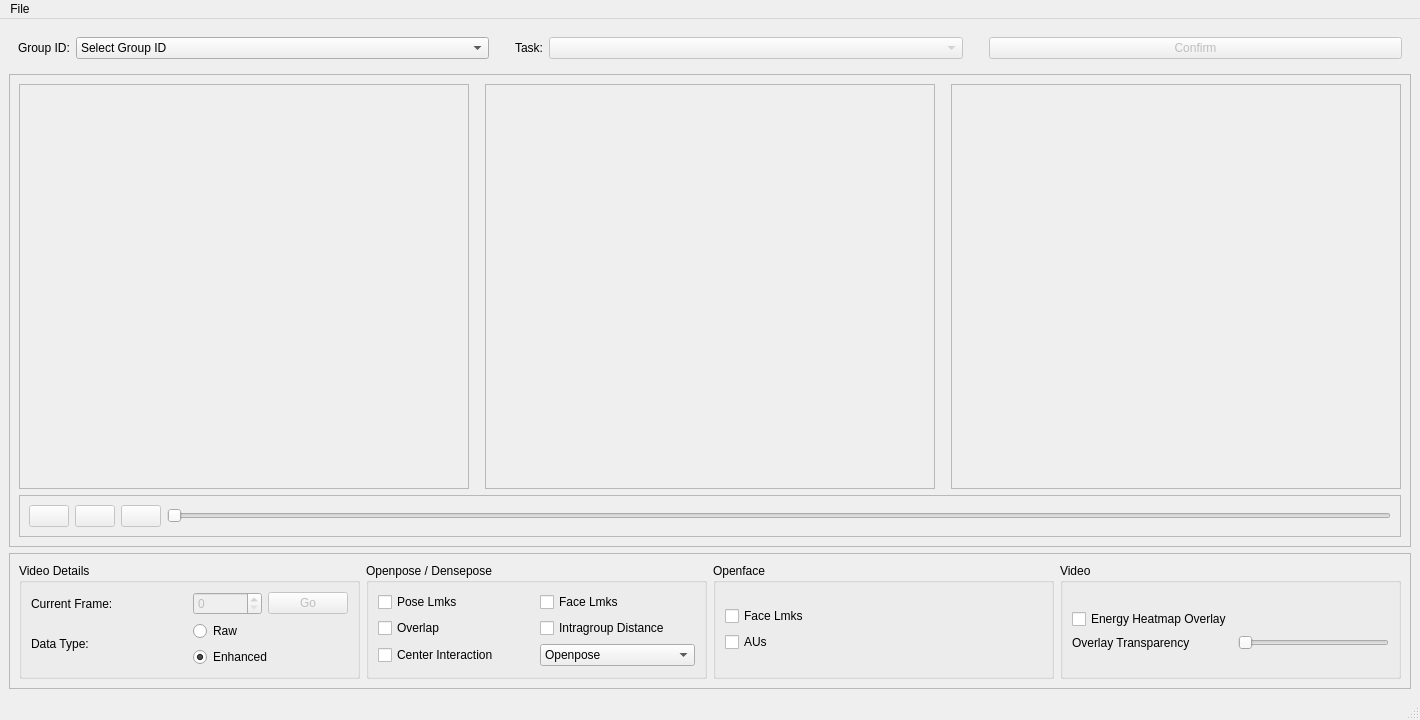
<?xml version="1.0" encoding="UTF-8"?>
<ui version="4.0">
 <class>Visualizer</class>
 <widget class="QMainWindow" name="Visualizer">
  <property name="geometry">
   <rect>
    <x>0</x>
    <y>0</y>
    <width>1420</width>
    <height>720</height>
   </rect>
  </property>
  <property name="windowTitle">
   <string>Visualizer</string>
  </property>
  <widget class="QWidget" name="centralwidget">
   <layout class="QVBoxLayout" name="verticalLayout_2">
    <item>
     <widget class="QFrame" name="fr1_group_select">
      <property name="sizePolicy">
       <sizepolicy hsizetype="Expanding" vsizetype="Maximum">
        <horstretch>0</horstretch>
        <verstretch>0</verstretch>
       </sizepolicy>
      </property>
      <property name="windowTitle">
       <string>Frame</string>
      </property>
      <layout class="QVBoxLayout" name="verticalLayout">
       <item>
        <layout class="QHBoxLayout" name="horizontalLayout">
         <item>
          <layout class="QGridLayout" name="gridLayout" columnstretch="0,0,0,0,0,0,0">
           <property name="sizeConstraint">
            <enum>QLayout::SetDefaultConstraint</enum>
           </property>
           <item row="0" column="6">
            <widget class="QPushButton" name="btn_confirm">
             <property name="enabled">
              <bool>false</bool>
             </property>
             <property name="text">
              <string>Confirm</string>
             </property>
            </widget>
           </item>
           <item row="0" column="0">
            <widget class="QLabel" name="lbl_groupId">
             <property name="sizePolicy">
              <sizepolicy hsizetype="Fixed" vsizetype="Preferred">
               <horstretch>0</horstretch>
               <verstretch>0</verstretch>
              </sizepolicy>
             </property>
             <property name="text">
              <string>Group ID:</string>
             </property>
            </widget>
           </item>
           <item row="0" column="4">
            <widget class="QComboBox" name="cb_task">
             <property name="enabled">
              <bool>false</bool>
             </property>
            </widget>
           </item>
           <item row="0" column="2">
            <spacer name="horizontalSpacer">
             <property name="orientation">
              <enum>Qt::Horizontal</enum>
             </property>
             <property name="sizeType">
              <enum>QSizePolicy::Fixed</enum>
             </property>
             <property name="sizeHint" stdset="0">
              <size>
               <width>20</width>
               <height>20</height>
              </size>
             </property>
            </spacer>
           </item>
           <item row="0" column="1">
            <widget class="QComboBox" name="cb_groupId">
             <item>
              <property name="text">
               <string>Select Group ID</string>
              </property>
             </item>
            </widget>
           </item>
           <item row="0" column="3">
            <widget class="QLabel" name="lbl_task">
             <property name="sizePolicy">
              <sizepolicy hsizetype="Fixed" vsizetype="Preferred">
               <horstretch>0</horstretch>
               <verstretch>0</verstretch>
              </sizepolicy>
             </property>
             <property name="text">
              <string>Task:</string>
             </property>
            </widget>
           </item>
           <item row="0" column="5">
            <spacer name="horizontalSpacer_2">
             <property name="orientation">
              <enum>Qt::Horizontal</enum>
             </property>
             <property name="sizeType">
              <enum>QSizePolicy::Fixed</enum>
             </property>
             <property name="sizeHint" stdset="0">
              <size>
               <width>20</width>
               <height>20</height>
              </size>
             </property>
            </spacer>
           </item>
          </layout>
         </item>
        </layout>
       </item>
      </layout>
     </widget>
    </item>
    <item>
     <widget class="QFrame" name="fr2_video_player">
      <property name="frameShape">
       <enum>QFrame::StyledPanel</enum>
      </property>
      <property name="frameShadow">
       <enum>QFrame::Raised</enum>
      </property>
      <layout class="QVBoxLayout" name="verticalLayout_3">
       <item>
        <layout class="QHBoxLayout" name="horizontalLayout_3">
         <item>
          <widget class="QLabel" name="video_1">
           <property name="sizePolicy">
            <sizepolicy hsizetype="Minimum" vsizetype="Minimum">
             <horstretch>0</horstretch>
             <verstretch>0</verstretch>
            </sizepolicy>
           </property>
           <property name="frameShape">
            <enum>QFrame::StyledPanel</enum>
           </property>
           <property name="frameShadow">
            <enum>QFrame::Raised</enum>
           </property>
           <property name="text">
            <string/>
           </property>
          </widget>
         </item>
         <item>
          <spacer name="horizontalSpacer_7">
           <property name="orientation">
            <enum>Qt::Horizontal</enum>
           </property>
           <property name="sizeType">
            <enum>QSizePolicy::Fixed</enum>
           </property>
           <property name="sizeHint" stdset="0">
            <size>
             <width>10</width>
             <height>20</height>
            </size>
           </property>
          </spacer>
         </item>
         <item>
          <widget class="QLabel" name="video_2">
           <property name="sizePolicy">
            <sizepolicy hsizetype="Minimum" vsizetype="Minimum">
             <horstretch>0</horstretch>
             <verstretch>0</verstretch>
            </sizepolicy>
           </property>
           <property name="frameShape">
            <enum>QFrame::StyledPanel</enum>
           </property>
           <property name="frameShadow">
            <enum>QFrame::Raised</enum>
           </property>
           <property name="text">
            <string/>
           </property>
          </widget>
         </item>
         <item>
          <spacer name="horizontalSpacer_8">
           <property name="orientation">
            <enum>Qt::Horizontal</enum>
           </property>
           <property name="sizeType">
            <enum>QSizePolicy::Fixed</enum>
           </property>
           <property name="sizeHint" stdset="0">
            <size>
             <width>10</width>
             <height>20</height>
            </size>
           </property>
          </spacer>
         </item>
         <item>
          <widget class="QLabel" name="video_3">
           <property name="sizePolicy">
            <sizepolicy hsizetype="Minimum" vsizetype="Minimum">
             <horstretch>0</horstretch>
             <verstretch>0</verstretch>
            </sizepolicy>
           </property>
           <property name="frameShape">
            <enum>QFrame::StyledPanel</enum>
           </property>
           <property name="frameShadow">
            <enum>QFrame::Raised</enum>
           </property>
           <property name="text">
            <string/>
           </property>
          </widget>
         </item>
        </layout>
       </item>
       <item>
        <widget class="QFrame" name="fr4_controls">
         <property name="sizePolicy">
          <sizepolicy hsizetype="Preferred" vsizetype="Maximum">
           <horstretch>0</horstretch>
           <verstretch>0</verstretch>
          </sizepolicy>
         </property>
         <property name="frameShape">
          <enum>QFrame::StyledPanel</enum>
         </property>
         <property name="frameShadow">
          <enum>QFrame::Raised</enum>
         </property>
         <layout class="QVBoxLayout" name="verticalLayout_5">
          <item>
           <layout class="QHBoxLayout" name="horizontalLayout_4">
            <item>
             <widget class="QPushButton" name="btn_back">
              <property name="enabled">
               <bool>false</bool>
              </property>
              <property name="text">
               <string/>
              </property>
             </widget>
            </item>
            <item>
             <widget class="QPushButton" name="btn_play">
              <property name="enabled">
               <bool>false</bool>
              </property>
              <property name="text">
               <string/>
              </property>
             </widget>
            </item>
            <item>
             <widget class="QPushButton" name="btn_skip">
              <property name="enabled">
               <bool>false</bool>
              </property>
              <property name="text">
               <string/>
              </property>
             </widget>
            </item>
            <item>
             <widget class="QSlider" name="time_slider">
              <property name="enabled">
               <bool>false</bool>
              </property>
              <property name="orientation">
               <enum>Qt::Horizontal</enum>
              </property>
             </widget>
            </item>
           </layout>
          </item>
         </layout>
        </widget>
       </item>
      </layout>
     </widget>
    </item>
    <item>
     <widget class="QFrame" name="fr3_overlays">
      <property name="sizePolicy">
       <sizepolicy hsizetype="Preferred" vsizetype="Maximum">
        <horstretch>0</horstretch>
        <verstretch>0</verstretch>
       </sizepolicy>
      </property>
      <property name="frameShape">
       <enum>QFrame::StyledPanel</enum>
      </property>
      <property name="frameShadow">
       <enum>QFrame::Raised</enum>
      </property>
      <layout class="QVBoxLayout" name="verticalLayout_4">
       <item>
        <layout class="QHBoxLayout" name="horizontalLayout_5">
         <item>
          <widget class="QGroupBox" name="groupBox">
           <property name="sizePolicy">
            <sizepolicy hsizetype="Preferred" vsizetype="Preferred">
             <horstretch>0</horstretch>
             <verstretch>0</verstretch>
            </sizepolicy>
           </property>
           <property name="title">
            <string>Video Details</string>
           </property>
           <layout class="QVBoxLayout" name="verticalLayout_9">
            <item>
             <layout class="QGridLayout" name="gridLayout_5">
              <item row="0" column="0">
               <widget class="QLabel" name="label">
                <property name="text">
                 <string>Current Frame:</string>
                </property>
               </widget>
              </item>
              <item row="1" column="1">
               <layout class="QVBoxLayout" name="verticalLayout_10">
                <item>
                 <widget class="QRadioButton" name="radbtn_raw">
                  <property name="enabled">
                   <bool>true</bool>
                  </property>
                  <property name="text">
                   <string>Raw</string>
                  </property>
                 </widget>
                </item>
                <item>
                 <widget class="QRadioButton" name="radbtn_enh">
                  <property name="enabled">
                   <bool>true</bool>
                  </property>
                  <property name="text">
                   <string>Enhanced</string>
                  </property>
                  <property name="checked">
                   <bool>true</bool>
                  </property>
                 </widget>
                </item>
               </layout>
              </item>
              <item row="1" column="0">
               <widget class="QLabel" name="label_2">
                <property name="text">
                 <string>Data Type:</string>
                </property>
               </widget>
              </item>
              <item row="0" column="1">
               <layout class="QHBoxLayout" name="horizontalLayout_2">
                <item>
                 <widget class="QSpinBox" name="spn_frame_idx">
                  <property name="enabled">
                   <bool>false</bool>
                  </property>
                  <property name="maximum">
                   <number>99999</number>
                  </property>
                 </widget>
                </item>
                <item>
                 <widget class="QPushButton" name="btn_frame_go">
                  <property name="enabled">
                   <bool>false</bool>
                  </property>
                  <property name="sizePolicy">
                   <sizepolicy hsizetype="Minimum" vsizetype="Fixed">
                    <horstretch>0</horstretch>
                    <verstretch>0</verstretch>
                   </sizepolicy>
                  </property>
                  <property name="text">
                   <string>Go</string>
                  </property>
                 </widget>
                </item>
               </layout>
              </item>
             </layout>
            </item>
           </layout>
          </widget>
         </item>
         <item>
          <widget class="QGroupBox" name="fr1_openpose">
           <property name="sizePolicy">
            <sizepolicy hsizetype="Preferred" vsizetype="Preferred">
             <horstretch>0</horstretch>
             <verstretch>0</verstretch>
            </sizepolicy>
           </property>
           <property name="title">
            <string>Openpose / Densepose</string>
           </property>
           <layout class="QVBoxLayout" name="verticalLayout_6">
            <item>
             <layout class="QGridLayout" name="gridLayout_2">
              <item row="0" column="0">
               <widget class="QCheckBox" name="chb_op_pose">
                <property name="sizePolicy">
                 <sizepolicy hsizetype="Minimum" vsizetype="Maximum">
                  <horstretch>0</horstretch>
                  <verstretch>0</verstretch>
                 </sizepolicy>
                </property>
                <property name="text">
                 <string>Pose Lmks</string>
                </property>
               </widget>
              </item>
              <item row="2" column="0">
               <widget class="QCheckBox" name="chb_op_overlap">
                <property name="sizePolicy">
                 <sizepolicy hsizetype="Minimum" vsizetype="Maximum">
                  <horstretch>0</horstretch>
                  <verstretch>0</verstretch>
                 </sizepolicy>
                </property>
                <property name="text">
                 <string>Overlap</string>
                </property>
               </widget>
              </item>
              <item row="2" column="1">
               <widget class="QCheckBox" name="chb_op_ig_dist">
                <property name="text">
                 <string>Intragroup Distance</string>
                </property>
               </widget>
              </item>
              <item row="3" column="0">
               <widget class="QCheckBox" name="chb_op_cntr_int">
                <property name="text">
                 <string>Center Interaction</string>
                </property>
               </widget>
              </item>
              <item row="0" column="1">
               <widget class="QCheckBox" name="chb_op_face">
                <property name="text">
                 <string>Face Lmks</string>
                </property>
               </widget>
              </item>
              <item row="3" column="1">
               <widget class="QComboBox" name="cb_framework">
                <item>
                 <property name="text">
                  <string>Openpose</string>
                 </property>
                </item>
                <item>
                 <property name="text">
                  <string>Densepose</string>
                 </property>
                </item>
               </widget>
              </item>
             </layout>
            </item>
           </layout>
          </widget>
         </item>
         <item>
          <widget class="QGroupBox" name="fr2_openface">
           <property name="sizePolicy">
            <sizepolicy hsizetype="Preferred" vsizetype="Preferred">
             <horstretch>0</horstretch>
             <verstretch>0</verstretch>
            </sizepolicy>
           </property>
           <property name="title">
            <string>Openface</string>
           </property>
           <layout class="QVBoxLayout" name="verticalLayout_7">
            <item>
             <layout class="QGridLayout" name="gridLayout_3">
              <item row="0" column="0">
               <widget class="QCheckBox" name="checkBox_3">
                <property name="text">
                 <string>Face Lmks</string>
                </property>
               </widget>
              </item>
              <item row="1" column="0">
               <widget class="QCheckBox" name="checkBox_4">
                <property name="text">
                 <string>AUs</string>
                </property>
               </widget>
              </item>
             </layout>
            </item>
           </layout>
          </widget>
         </item>
         <item>
          <widget class="QGroupBox" name="fr3_video">
           <property name="sizePolicy">
            <sizepolicy hsizetype="Preferred" vsizetype="Preferred">
             <horstretch>0</horstretch>
             <verstretch>0</verstretch>
            </sizepolicy>
           </property>
           <property name="title">
            <string>Video</string>
           </property>
           <layout class="QVBoxLayout" name="verticalLayout_8">
            <item>
             <layout class="QGridLayout" name="gridLayout_4">
              <item row="1" column="0">
               <widget class="QLabel" name="label_3">
                <property name="text">
                 <string>Overlay Transparency</string>
                </property>
               </widget>
              </item>
              <item row="0" column="0">
               <widget class="QCheckBox" name="chb_vid_energy_htmp">
                <property name="text">
                 <string>Energy Heatmap Overlay</string>
                </property>
               </widget>
              </item>
              <item row="1" column="1">
               <widget class="QSlider" name="sld_transparency">
                <property name="sizePolicy">
                 <sizepolicy hsizetype="Minimum" vsizetype="Fixed">
                  <horstretch>0</horstretch>
                  <verstretch>0</verstretch>
                 </sizepolicy>
                </property>
                <property name="orientation">
                 <enum>Qt::Horizontal</enum>
                </property>
               </widget>
              </item>
             </layout>
            </item>
           </layout>
          </widget>
         </item>
        </layout>
       </item>
      </layout>
     </widget>
    </item>
   </layout>
  </widget>
  <widget class="QMenuBar" name="menubar">
   <property name="geometry">
    <rect>
     <x>0</x>
     <y>0</y>
     <width>1420</width>
     <height>22</height>
    </rect>
   </property>
   <widget class="QMenu" name="menuFile">
    <property name="title">
     <string>File</string>
    </property>
    <addaction name="action_feature_analyzer"/>
    <addaction name="separator"/>
    <addaction name="actionExit"/>
   </widget>
   <addaction name="menuFile"/>
  </widget>
  <widget class="QStatusBar" name="statusbar"/>
  <action name="action_feature_analyzer">
   <property name="text">
    <string>Feature Analyzer</string>
   </property>
   <property name="shortcut">
    <string>Ctrl+A</string>
   </property>
  </action>
  <action name="actionExit">
   <property name="text">
    <string>Exit</string>
   </property>
   <property name="shortcut">
    <string>Ctrl+Q</string>
   </property>
  </action>
 </widget>
 <resources/>
 <connections/>
</ui>
